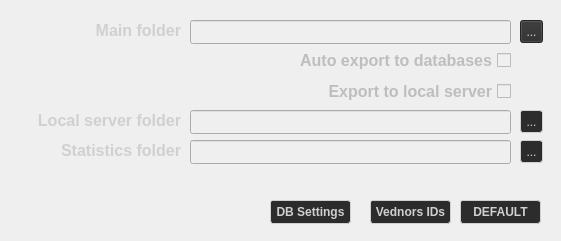
       <widget class="QWidget" name="widget_db_others" native="true">
        <property name="geometry">
         <rect>
          <x>0</x>
          <y>170</y>
          <width>561</width>
          <height>241</height>
         </rect>
        </property>
        <property name="layoutDirection">
         <enum>Qt::LeftToRight</enum>
        </property>
        <property name="styleSheet">
         <string notr="true">background-color: rgba(0, 0, 0,0
);</string>
        </property>
        <widget class="QPushButton" name="default_btn">
         <property name="enabled">
          <bool>false</bool>
         </property>
         <property name="geometry">
          <rect>
           <x>460</x>
           <y>200</y>
           <width>81</width>
           <height>24</height>
          </rect>
         </property>
         <property name="font">
          <font>
           <bold>true</bold>
          </font>
         </property>
         <property name="styleSheet">
          <string notr="true">border: 1px solid gray;
border-color:rgb(208,208,208);
border-radius: 3px;
color: rgb(208, 208, 208);
background-color: rgb(44, 44, 44);</string>
         </property>
         <property name="text">
          <string>DEFAULT</string>
         </property>
        </widget>
        <widget class="QPushButton" name="db_btn">
         <property name="enabled">
          <bool>false</bool>
         </property>
         <property name="geometry">
          <rect>
           <x>270</x>
           <y>200</y>
           <width>81</width>
           <height>24</height>
          </rect>
         </property>
         <property name="font">
          <font>
           <bold>true</bold>
          </font>
         </property>
         <property name="styleSheet">
          <string notr="true">border: 1px solid gray;
border-color:rgb(208,208,208);
border-radius: 3px;
color: rgb(208, 208, 208);
background-color: rgb(44, 44, 44);</string>
         </property>
         <property name="text">
          <string>DB Settings</string>
         </property>
        </widget>
        <widget class="QPushButton" name="vendors_btn">
         <property name="enabled">
          <bool>false</bool>
         </property>
         <property name="geometry">
          <rect>
           <x>370</x>
           <y>200</y>
           <width>81</width>
           <height>24</height>
          </rect>
         </property>
         <property name="font">
          <font>
           <bold>true</bold>
          </font>
         </property>
         <property name="styleSheet">
          <string notr="true">border: 1px solid gray;
border-color:rgb(208,208,208);
border-radius: 3px;
color: rgb(208, 208, 208);
background-color: rgb(44, 44, 44);</string>
         </property>
         <property name="text">
          <string>Vednors IDs</string>
         </property>
        </widget>
        <widget class="QLabel" name="settings_main_folder_label">
         <property name="geometry">
          <rect>
           <x>30</x>
           <y>10</y>
           <width>151</width>
           <height>41</height>
          </rect>
         </property>
         <property name="font">
          <font>
           <pointsize>12</pointsize>
           <bold>true</bold>
          </font>
         </property>
         <property name="layoutDirection">
          <enum>Qt::LeftToRight</enum>
         </property>
         <property name="styleSheet">
          <string notr="true">color: rgb(208, 208, 208);</string>
         </property>
         <property name="text">
          <string>Main folder</string>
         </property>
         <property name="alignment">
          <set>Qt::AlignRight|Qt::AlignTrailing|Qt::AlignVCenter</set>
         </property>
        </widget>
        <widget class="QLineEdit" name="main_folder_line">
         <property name="enabled">
          <bool>false</bool>
         </property>
         <property name="geometry">
          <rect>
           <x>190</x>
           <y>20</y>
           <width>321</width>
           <height>24</height>
          </rect>
         </property>
         <property name="styleSheet">
          <string notr="true">color: rgb(208, 208, 208);</string>
         </property>
        </widget>
        <widget class="QToolButton" name="main_folder_btn">
         <property name="enabled">
          <bool>false</bool>
         </property>
         <property name="geometry">
          <rect>
           <x>520</x>
           <y>20</y>
           <width>23</width>
           <height>23</height>
          </rect>
         </property>
         <property name="styleSheet">
          <string notr="true">color: rgb(208, 208, 208);
border-color: rgb(208, 208, 208);
background-color: rgb(44, 44, 44);</string>
         </property>
         <property name="text">
          <string>...</string>
         </property>
        </widget>
        <widget class="QToolButton" name="calib_databse_export_btn">
         <property name="enabled">
          <bool>false</bool>
         </property>
         <property name="geometry">
          <rect>
           <x>520</x>
           <y>110</y>
           <width>23</width>
           <height>23</height>
          </rect>
         </property>
         <property name="styleSheet">
          <string notr="true">border: 1px solid gray;
border-color:rgb(208,208,208);
border-radius: 3px;
color: rgb(208, 208, 208);
background-color: rgb(44, 44, 44);</string>
         </property>
         <property name="text">
          <string>...</string>
         </property>
        </widget>
        <widget class="QLineEdit" name="calib_database_export_folder_line">
         <property name="enabled">
          <bool>false</bool>
         </property>
         <property name="geometry">
          <rect>
           <x>190</x>
           <y>110</y>
           <width>321</width>
           <height>24</height>
          </rect>
         </property>
         <property name="styleSheet">
          <string notr="true">color: rgb(208, 208, 208);</string>
         </property>
        </widget>
        <widget class="QLabel" name="settings_calib_export_label_2">
         <property name="geometry">
          <rect>
           <x>10</x>
           <y>100</y>
           <width>171</width>
           <height>41</height>
          </rect>
         </property>
         <property name="font">
          <font>
           <pointsize>12</pointsize>
           <bold>true</bold>
          </font>
         </property>
         <property name="layoutDirection">
          <enum>Qt::LeftToRight</enum>
         </property>
         <property name="styleSheet">
          <string notr="true">color: rgb(208, 208, 208);</string>
         </property>
         <property name="text">
          <string>Local server folder</string>
         </property>
         <property name="alignment">
          <set>Qt::AlignRight|Qt::AlignTrailing|Qt::AlignVCenter</set>
         </property>
        </widget>
        <widget class="QToolButton" name="calib_statistics_btn">
         <property name="enabled">
          <bool>false</bool>
         </property>
         <property name="geometry">
          <rect>
           <x>520</x>
           <y>140</y>
           <width>23</width>
           <height>23</height>
          </rect>
         </property>
         <property name="styleSheet">
          <string notr="true">border: 1px solid gray;
border-color:rgb(208,208,208);
border-radius: 3px;
color: rgb(208, 208, 208);
background-color: rgb(44, 44, 44);</string>
         </property>
         <property name="text">
          <string>...</string>
         </property>
        </widget>
        <widget class="QLabel" name="settings_calib_export_label_3">
         <property name="geometry">
          <rect>
           <x>10</x>
           <y>130</y>
           <width>171</width>
           <height>41</height>
          </rect>
         </property>
         <property name="font">
          <font>
           <pointsize>12</pointsize>
           <bold>true</bold>
          </font>
         </property>
         <property name="layoutDirection">
          <enum>Qt::LeftToRight</enum>
         </property>
         <property name="styleSheet">
          <string notr="true">color: rgb(208, 208, 208);</string>
         </property>
         <property name="text">
          <string>Statistics folder</string>
         </property>
         <property name="alignment">
          <set>Qt::AlignRight|Qt::AlignTrailing|Qt::AlignVCenter</set>
         </property>
        </widget>
        <widget class="QLineEdit" name="calib_statistics_folder_line">
         <property name="enabled">
          <bool>false</bool>
         </property>
         <property name="geometry">
          <rect>
           <x>190</x>
           <y>140</y>
           <width>321</width>
           <height>24</height>
          </rect>
         </property>
         <property name="styleSheet">
          <string notr="true">color: rgb(208, 208, 208);</string>
         </property>
        </widget>
        <widget class="QCheckBox" name="check_export_to_loc_server">
         <property name="enabled">
          <bool>false</bool>
         </property>
         <property name="geometry">
          <rect>
           <x>190</x>
           <y>80</y>
           <width>321</width>
           <height>22</height>
          </rect>
         </property>
         <property name="font">
          <font>
           <pointsize>12</pointsize>
           <bold>true</bold>
          </font>
         </property>
         <property name="layoutDirection">
          <enum>Qt::RightToLeft</enum>
         </property>
         <property name="text">
          <string>Export to local server</string>
         </property>
        </widget>
        <widget class="QCheckBox" name="check_auto_export">
         <property name="enabled">
          <bool>false</bool>
         </property>
         <property name="geometry">
          <rect>
           <x>190</x>
           <y>50</y>
           <width>321</width>
           <height>21</height>
          </rect>
         </property>
         <property name="font">
          <font>
           <pointsize>12</pointsize>
           <bold>true</bold>
          </font>
         </property>
         <property name="layoutDirection">
          <enum>Qt::RightToLeft</enum>
         </property>
         <property name="text">
          <string>Auto export to databases</string>
         </property>
        </widget>
       </widget>
